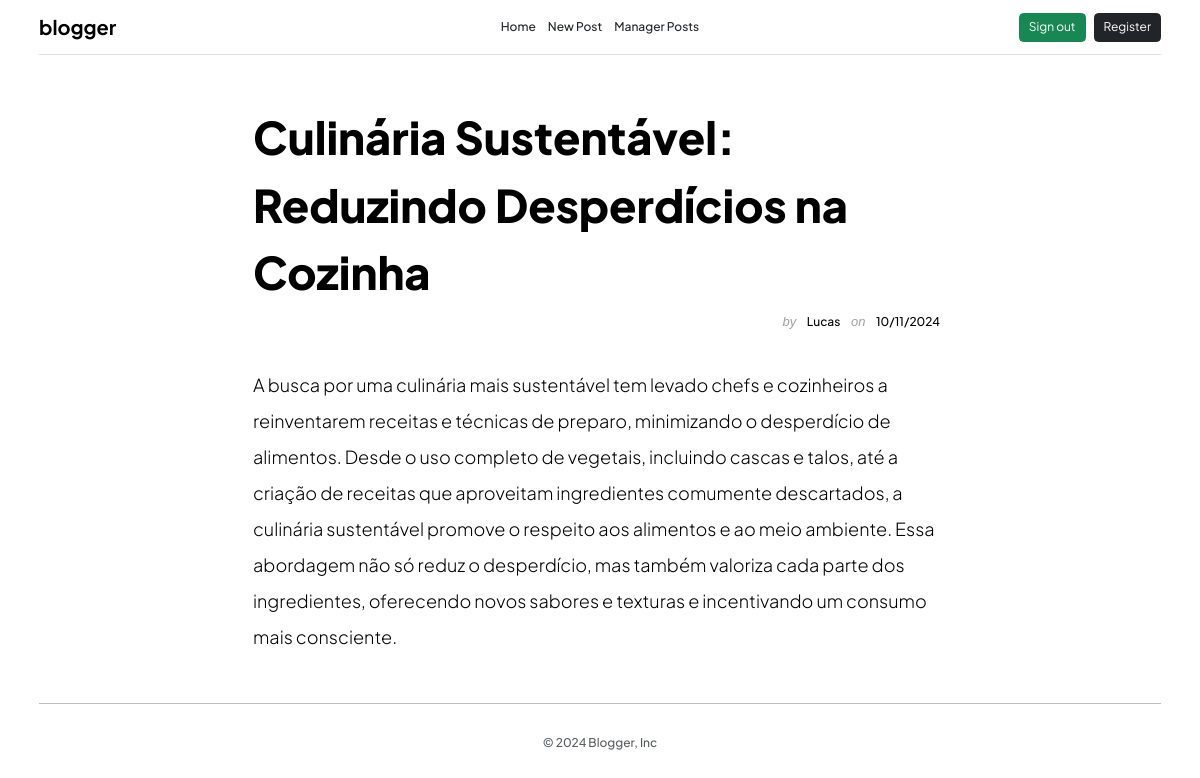
/post.php?post=45 (signed in), run on the app's committed database.
### tables this page shows
CREATE TABLE IF NOT EXISTS `post` (
  `id` int NOT NULL AUTO_INCREMENT,
  `autor` varchar(150) NOT NULL,
  `title` varchar(150) NOT NULL,
  `category` varchar(20) NOT NULL,
  `content` text NOT NULL,
  `date_post` datetime NOT NULL,
  `date_update` datetime DEFAULT NULL,
  PRIMARY KEY (`id`)
);

### public/post.php (the view, shortened to what this page needs)
<!DOCTYPE html>
<html lang="pt-br">
<head>
</head>
<body>
    <div><?php include 'header.php'; ?></div>
    <div class="container">
        <div class="m-5">
            <?php
            if (!isset($_GET['post'])) {
                echo "Not exist posts!";
            } else {
                include_once '../app/database/connection.php';
                $id = $_GET['post'];
                $consulta = mysqli_query($conexao, "SELECT * FROM post WHERE id = $id");
                $sql = mysqli_fetch_assoc($consulta);
                $titulo = $sql['title'];
                $conteudo = $sql['content'];
                $autor = $sql['autor'];
                $data =  date("d/m/Y", strtotime($sql['date_post']));
                echo "
                        <div class='row justify-content-center'>
                             <div class='col-xl-8'>
                                <h5 class='card-title mt-3 mb-2 lh-base'>$titulo</h5>
                                 <p class='autor-data text-end mb-5'>by <span class='autor'>$autor</span> on <span class='data'>$data</span></p>
                                <p class='fs-4 text fw-light lh-lg'>$conteudo</p>
                            </div>
                        </div>
                    ";
            }
            ?>
        </div>
    </div>
    <?php
    include_once("footer.php");
    ?>
</body>
</html>

### public/assets/css/style.css (style rules this page uses)
* { font-family: "Plus Jakarta Sans", sans-serif; font-optical-sizing: auto; font-weight: 500; font-size: 12px; font-style: normal; color: black; }
.card-title, .card-title2, .logo { font-family: "Plus Jakarta Sans", sans-serif; font-optical-sizing: auto; font-style: normal; }
.card-title { font-weight: 1000; font-size: 45px; }
.autor-data { font-family: sans-serif, cursive; font-style: italic; font-size: 13px; color: #a0a0a0; }
.autor, .data { margin-left: 7px; margin-right: 7px; }

### data on the page
post: title "Culinária Sustentável: Reduzindo Desperdícios na Cozinha", autor "Lucas", date_post "10/11/2024", content "A busca por uma culinária mais sustentável tem levado chefs e cozinheiros a reinventarem receitas e técnicas de preparo, minimizando o desperdício de alimentos. Desde o uso completo de vegetais, incluindo cascas e talos, até a criação de receitas que aproveitam ingredientes comumente descartados, a culinária sustentável promove o respeito aos alimentos e ao meio ambiente. Essa abordagem não só reduz o desperdício, mas também valoriza cada parte dos ingredientes, oferecendo novos sabores e texturas e incentivando um consumo mais consciente."
